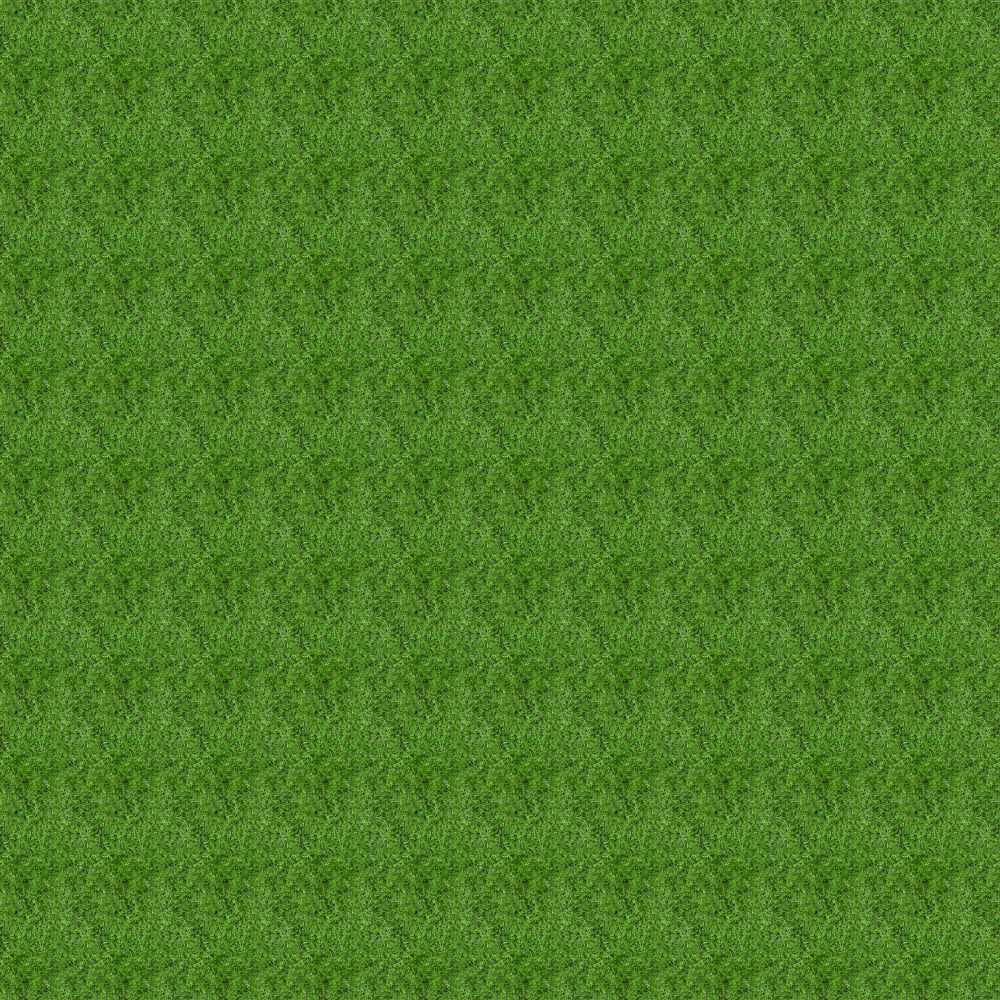

This game map was drawn from its Tiled (.tmx) file and the tilesets committed beside it. A one-line description and the full map source follow:
An orthogonal 10x10 tile map with 100x100 px tiles, 1 tile layer (Tile Layer 1).

<map version="1.2" tiledversion="1.3.4" orientation="orthogonal" renderorder="right-down" width="10" height="10" tilewidth="100" tileheight="100" infinite="0" nextlayerid="2" nextobjectid="1">
 <tileset firstgid="1" source="grass1.tsx" />
 <layer id="1" name="Tile Layer 1" width="10" height="10">
  <data encoding="csv">
1,1,1,1,1,1,1,1,1,1,
1,1,1,1,1,1,1,1,1,1,
1,1,1,1,1,1,1,1,1,1,
1,1,1,1,1,1,1,1,1,1,
1,1,1,1,1,1,1,1,1,1,
1,1,1,1,1,1,1,1,1,1,
1,1,1,1,1,1,1,1,1,1,
1,1,1,1,1,1,1,1,1,1,
1,1,1,1,1,1,1,1,1,1,
1,1,1,1,1,1,1,1,1,1
</data>
 </layer>
</map>